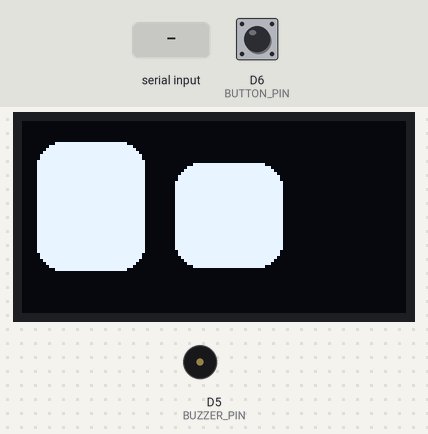
Simulated run of this program. Board: ESP8266 (NodeMCU). Shown: 128×64 one-colour display, buzzer (waves = sounding). The inputs (shaded band) are chosen by the test bench; at power-on: D6 (BUTTON_PIN) HIGH. Random numbers use the default seed unless the program sets one; what the program prints to the serial monitor is not drawn.

Above: at 11.4 s.
11.5 s: D6 (BUTTON_PIN) pulled LOW for 0.15 s
At 11.94 s:
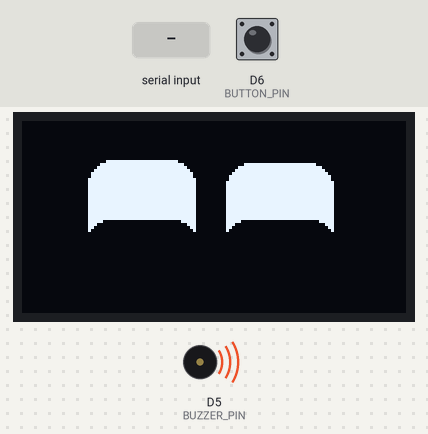
12.2 s: "90,45\n" received over Serial
At 13.26 s:
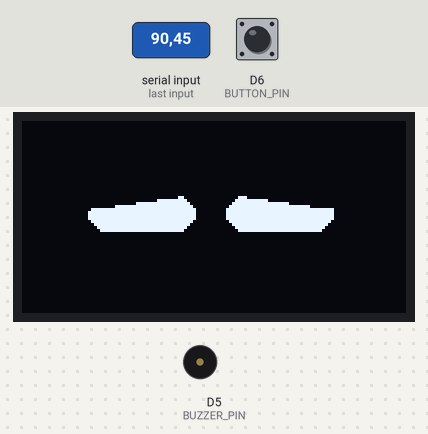
13.8 s: D6 (BUTTON_PIN) pulled LOW for 1 s
At 14.6 s:
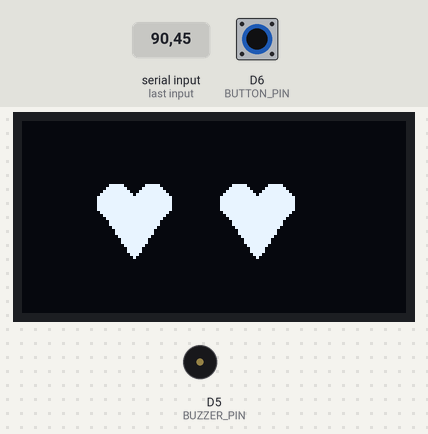
16.3 s: "30,150\n" received over Serial
At 17.6 s:
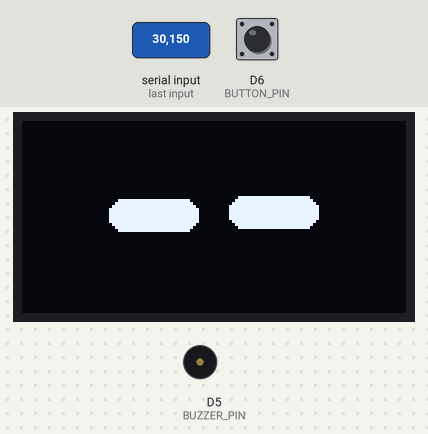
19.3 s: "200\n" received over Serial
At 20.9 s:
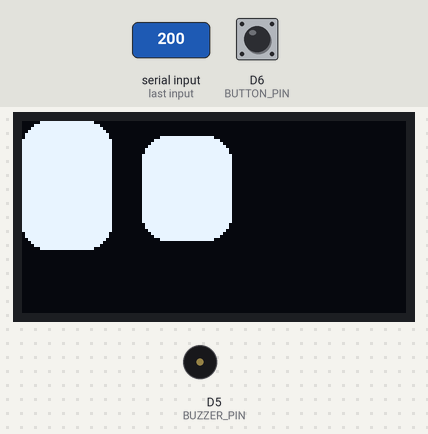
21.1 s: "a90\n" received over Serial
At 22.4 s:
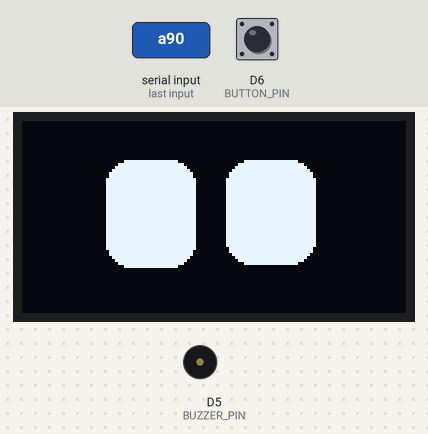
Timing chart, 0 to 24.1 s (numbered marks = the images above; inputs shaded):
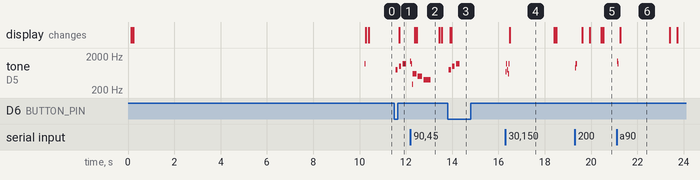

Measured:
- after the input at 11.5 s, tone on D5 (BUZZER_PIN): plays 800 Hz for 0.10 s, 1000 Hz for 0.10 s, 1200 Hz for 0.16 s, starting after 0.05 s; the display: changes after 0.21 s (image 1)
- after the input at 12.2 s, tone on D5 (BUZZER_PIN): plays 1400 Hz for 0.03 s, 1200 Hz for 0.03 s, 300 Hz for 0.03 s, 600 Hz for 0.16 s, 500 Hz for 0.21 s, 400 Hz for 0.31 s, starting at once
- after the input at 13.8 s, tone on D5 (BUZZER_PIN): plays 800 Hz for 0.10 s, 1000 Hz for 0.10 s, 1200 Hz for 0.16 s, starting after 0.06 s; the display: first changes after 0.11 s (image 3 shows a later state)
- after the input at 16.3 s, tone on D5 (BUZZER_PIN): plays 700 Hz for 0.03 s, 1200 Hz for 0.03 s, 800 Hz for 0.03 s, 600 Hz for 0.03 s, 1200 Hz for 0.03 s, starting at once; the display: changes after 0.19 s (image 4)
- after the input at 19.3 s, tone on D5 (BUZZER_PIN): silent → 900 Hz at once, → 1200 Hz 0.03 s later, → silent 0.05 s later
- after the input at 21.1 s, tone on D5 (BUZZER_PIN): silent → 1400 Hz at once, → 1200 Hz 0.03 s later, → silent 0.03 s later
- what the display in image 2 shows lasts 0.9 s, from 12.5 s to 13.4 s

The program:

main.cpp
```cpp
// ━━━━━━━━━━━━━━━━━━━━━━━━━━━━━━━━━━━━━━
// 🤖 EXPRESSIVE ROBOT EYE + SOUND SYSTEM
// ━━━━━━━━━━━━━━━━━━━━━━━━━━━━━━━━━━━━━━
// Using FluxGarage RoboEyes (smooth & cute!)
// + Custom BuzzerFX sound system
// Platform: Wemos D1 Mini (ESP8266)
// ━━━━━━━━━━━━━━━━━━━━━━━━━━━━━━━━━━━━━━

#include <Arduino.h>
#include <Wire.h>
#include <Adafruit_GFX.h>
#include <Adafruit_SSD1306.h>
#include "BuzzerFX.h"
#include "EyeAnimation.h"
#include "seeRam.h"

// ━━━━━━━━━━━━━━━━━━━━
// 🔧 HARDWARE CONFIG
// ━━━━━━━━━━━━━━━━━━━━
#define SCREEN_WIDTH 128
#define SCREEN_HEIGHT 64
#define OLED_RESET -1
#define BUZZER_PIN D5
#define BUTTON_PIN D6

// ━━━━━━━━━━━━━━━━━━━━
// 🎯 OBJECTS
// ━━━━━━━━━━━━━━━━━━━━
Adafruit_SSD1306 display(SCREEN_WIDTH, SCREEN_HEIGHT, &Wire, OLED_RESET);
BuzzerFX buzzer(BUZZER_PIN);
EyeAnimation eyes(&display, &buzzer);
SeeRam ramMonitor;

// ━━━━━━━━━━━━━━━━━━━━
// 🎮 BUTTON CONTROL
// ━━━━━━━━━━━━━━━━━━━━
bool lastButtonState = HIGH;
bool buttonState = HIGH;
unsigned long lastDebounceTime = 0;
unsigned long debounceDelay = 50;
uint8_t currentExpressionIdx = 0;

// ━━━━━━━━━━━━━━━━━━━━
// 🎬 DEMO SEQUENCE
// ━━━━━━━━━━━━━━━━━━━━
struct DemoExpr {
  void (*func)();
  const char* name;
  uint16_t duration;
};

DemoExpr demoSeq[] = {
  {[](){ eyes.expr_idle(); },       "😐 Idle",         2000},
  {[](){ eyes.expr_happy(); },      "😊 Happy",        2000},
  {[](){ eyes.expr_laugh(); },      "😂 Laugh",        2000},
  {[](){ eyes.expr_thinking(); },   "🤔 Thinking",     2500},
  {[](){ eyes.expr_cool(); },       "😎 Cool",         2000},
  {[](){ eyes.expr_sleepy(); },     "😴 Sleepy",       2000},
  {[](){ eyes.expr_love(); },       "😍 Love",         2000},
  {[](){ eyes.expr_wink(); },       "😉 Wink",         1500},
  {[](){ eyes.expr_shock(); },      "😱 Shock",        1500},
  {[](){ eyes.expr_angry(); },      "😡 Angry",        2000},
  {[](){ eyes.expr_sad(); },        "😢 Sad",          2000},
  {[](){ eyes.expr_confused(); },   "😕 Confused",     2000},
  {[](){ eyes.expr_dizzy(); },      "😵 Dizzy",        2000},
  {[](){ eyes.expr_clown(); },      "🤡 Clown",        2000},
  {[](){ eyes.expr_bored(); },      "😑 Bored",        2500},
  {[](){ eyes.expr_stone(); },      "🗿 Stone Mode",   3000}
};

const uint8_t DEMO_COUNT = sizeof(demoSeq) / sizeof(DemoExpr);
uint8_t demoIdx = 0;
unsigned long demoTimer = 0;
bool autoMode = false;  // Start in manual button mode

// ━━━━━━━━━━━━━━━━━━━━
// 🚀 SETUP
// ━━━━━━━━━━━━━━━━━━━━
void setup() {
  Serial.begin(115200);
  delay(100);

  Serial.println(F("\n\n╔═══════════════════════════════════════════╗"));
  Serial.println(F("║  🤖 EXPRESSIVE ROBOT EYE SYSTEM v3.0     ║"));
  Serial.println(F("║  🎨 FluxGarage RoboEyes + BuzzerFX       ║"));
  Serial.println(F("║  ✨ Smooth & Cute Animations + Sound     ║"));
  Serial.println(F("╚═══════════════════════════════════════════╝\n"));

  // RAM/ROM status
  ramMonitor.logBoot();

  // Initialize button
  pinMode(BUTTON_PIN, INPUT_PULLUP);

  // Initialize OLED
  if (!display.begin(SSD1306_SWITCHCAPVCC, 0x3C)) {
    Serial.println(F("❌ SSD1306 failed!"));
    while (1);
  }

  display.clearDisplay();
  display.display();

  // Show RAM/ROM percentages on OLED briefly
  ramMonitor.drawBootStats(&display);
  delay(10000);

  // Initialize systems
  buzzer.begin();
  eyes.begin();

  // Start with idle
  eyes.expr_idle();
  demoTimer = millis();

  Serial.println(F("✅ System ready!"));
  Serial.println(F("🎮 Button at D6 - Press to cycle expressions"));
  Serial.println(F("📺 Send 'a' via serial for auto-demo mode\n"));
}

// ━━━━━━━━━━━━━━━━━━━━
// 🔄 MAIN LOOP
// ━━━━━━━━━━━━━━━━━━━━
void loop() {
  unsigned long currentTime = millis();

  // Update animation (non-blocking)
  eyes.update();

  // Update buzzer (non-blocking)
  buzzer.update();

  // ━━━━━━━━━━━━━━━━━━━━
  // 🎮 BUTTON CONTROL
  // ━━━━━━━━━━━━━━━━━━━━
  bool buttonReading = digitalRead(BUTTON_PIN);

  // Detect button state change (for debouncing)
  if (buttonReading != lastButtonState) {
    lastDebounceTime = currentTime;

    // Debug output
    Serial.print(F("🔘 Button state: "));
    Serial.println(buttonReading == LOW ? F("PRESSED") : F("RELEASED"));
  }

  // Update last button state
  lastButtonState = buttonReading;

  // Check if debounce time has passed and state is stable
  if ((currentTime - lastDebounceTime) > debounceDelay) {
    // If button state has changed from the stable state
    if (buttonReading != buttonState) {
      buttonState = buttonReading;

      // Button was just pressed (stable LOW state after debounce)
      if (buttonState == LOW) {
        // Cycle to next expression
        currentExpressionIdx = (currentExpressionIdx + 1) % DEMO_COUNT;

        Serial.print(F("🎮 Button Press: "));
        Serial.println(demoSeq[currentExpressionIdx].name);

        demoSeq[currentExpressionIdx].func();
        autoMode = false;  // Exit auto mode when button pressed
      }
    }
  }

  // ━━━━━━━━━━━━━━━━━━━━
  // 📺 SERIAL CONTROL
  // ━━━━━━━━━━━━━━━━━━━━
  if (Serial.available()) {
    char cmd = Serial.read();

    if (cmd == 'a' || cmd == 'A') {
      autoMode = !autoMode;
      Serial.print(F("🔄 Auto-demo mode: "));
      Serial.println(autoMode ? F("ON") : F("OFF"));
      demoTimer = currentTime;
    }
    else if (cmd >= '0' && cmd <= '9') {
      int idx = cmd - '0';
      if (idx < DEMO_COUNT) {
        currentExpressionIdx = idx;
        Serial.print(F("⌨️  Serial: "));
        Serial.println(demoSeq[idx].name);
        demoSeq[idx].func();
        autoMode = false;
      }
    }
  }

  // ━━━━━━━━━━━━━━━━━━━━
  // 🎬 AUTO-DEMO SEQUENCE
  // ━━━━━━━━━━━━━━━━━━━━
  if (autoMode) {
    if (currentTime - demoTimer >= demoSeq[demoIdx].duration) {
      demoIdx = (demoIdx + 1) % DEMO_COUNT;

      Serial.print(F("🎭 Auto: "));
      Serial.println(demoSeq[demoIdx].name);

      demoSeq[demoIdx].func();
      demoTimer = currentTime;
    }
  }
}
```

BuzzerFX.cpp
```cpp
#include "BuzzerFX.h"

// Pattern definitions (frequency in Hz, duration in ms)

const BuzzerNote BuzzerFX::PATTERN_TICK[] = {
  {1200, 20}
};

const BuzzerNote BuzzerFX::PATTERN_HAPPY[] = {
  {800, 100},
  {0, 30},
  {1000, 100},
  {0, 30},
  {1200, 150}
};

const BuzzerNote BuzzerFX::PATTERN_LAUGH[] = {
  {900, 80},
  {0, 30},
  {950, 80},
  {0, 30},
  {1000, 80},
  {0, 30},
  {1050, 100}
};

const BuzzerNote BuzzerFX::PATTERN_SAD[] = {
  {600, 150},
  {0, 50},
  {500, 200},
  {0, 50},
  {400, 300}
};

const BuzzerNote BuzzerFX::PATTERN_ANGRY[] = {
  {1400, 60},
  {0, 20},
  {1500, 60},
  {0, 20},
  {1400, 60},
  {0, 20},
  {1600, 100}
};

const BuzzerNote BuzzerFX::PATTERN_THINKING[] = {
  {700, 40},
  {0, 200},
  {720, 40},
  {0, 200},
  {740, 40}
};

const BuzzerNote BuzzerFX::PATTERN_COOL[] = {
  {300, 400}
};

const BuzzerNote BuzzerFX::PATTERN_SHOCK[] = {
  {2000, 50},
  {0, 30},
  {1800, 50},
  {0, 30},
  {2200, 70}
};

const BuzzerNote BuzzerFX::PATTERN_CLOWN[] = {
  {800, 80},
  {0, 40},
  {1200, 80},
  {0, 40},
  {700, 80},
  {0, 40},
  {1400, 100}
};

const BuzzerNote BuzzerFX::PATTERN_SCAN[] = {
  {1000, 50},
  {0, 100},
  {1100, 50},
  {0, 100},
  {1200, 50}
};

const BuzzerNote BuzzerFX::PATTERN_POWER[] = {
  {1200, 100},
  {1400, 100},
  {1600, 100},
  {1800, 100},
  {2000, 150}
};

BuzzerFX::BuzzerFX(uint8_t buzzerPin) {
  pin = buzzerPin;
  playing = false;
  enabled = true;
  currentPattern = nullptr;
  patternLength = 0;
  currentNote = 0;
  noteStartTime = 0;
}

void BuzzerFX::begin() {
  pinMode(pin, OUTPUT);
  stopNote();
}

void BuzzerFX::update() {
  if (!playing || !enabled || currentPattern == nullptr) {
    return;
  }

  unsigned long currentTime = millis();

  // Check if current note finished
  if (currentTime - noteStartTime >= currentPattern[currentNote].duration) {
    currentNote++;

    // Check if pattern finished
    if (currentNote >= patternLength) {
      stop();
      return;
    }

    // Play next note
    noteStartTime = currentTime;
    uint16_t freq = currentPattern[currentNote].frequency;

    if (freq > 0) {
      playNote(freq);
    } else {
      stopNote();
    }
  }
}

void BuzzerFX::play(SoundPattern pattern) {
  if (!enabled) return;

  stop();  // Stop any current sound

  switch (pattern) {
    case SOUND_TICK:
      playPattern(PATTERN_TICK, sizeof(PATTERN_TICK) / sizeof(BuzzerNote));
      break;
    case SOUND_HAPPY:
      playPattern(PATTERN_HAPPY, sizeof(PATTERN_HAPPY) / sizeof(BuzzerNote));
      break;
    case SOUND_LAUGH:
      playPattern(PATTERN_LAUGH, sizeof(PATTERN_LAUGH) / sizeof(BuzzerNote));
      break;
    case SOUND_SAD:
      playPattern(PATTERN_SAD, sizeof(PATTERN_SAD) / sizeof(BuzzerNote));
      break;
    case SOUND_ANGRY:
      playPattern(PATTERN_ANGRY, sizeof(PATTERN_ANGRY) / sizeof(BuzzerNote));
      break;
    case SOUND_THINKING:
      playPattern(PATTERN_THINKING, sizeof(PATTERN_THINKING) / sizeof(BuzzerNote));
      break;
    case SOUND_COOL:
      playPattern(PATTERN_COOL, sizeof(PATTERN_COOL) / sizeof(BuzzerNote));
      break;
    case SOUND_SHOCK:
      playPattern(PATTERN_SHOCK, sizeof(PATTERN_SHOCK) / sizeof(BuzzerNote));
      break;
    case SOUND_CLOWN:
      playPattern(PATTERN_CLOWN, sizeof(PATTERN_CLOWN) / sizeof(BuzzerNote));
      break;
    case SOUND_SCAN:
      playPattern(PATTERN_SCAN, sizeof(PATTERN_SCAN) / sizeof(BuzzerNote));
      break;
    case SOUND_POWER:
      playPattern(PATTERN_POWER, sizeof(PATTERN_POWER) / sizeof(BuzzerNote));
      break;
    default:
      break;
  }
}

void BuzzerFX::stop() {
  playing = false;
  currentPattern = nullptr;
  patternLength = 0;
  currentNote = 0;
  stopNote();
}

void BuzzerFX::mute() {
  enabled = false;
  stop();
}

void BuzzerFX::unmute() {
  enabled = true;
}

bool BuzzerFX::isPlaying() {
  return playing;
}

void BuzzerFX::playPattern(const BuzzerNote* pattern, uint8_t length) {
  if (length == 0 || pattern == nullptr) return;

  currentPattern = pattern;
  patternLength = length;
  currentNote = 0;
  noteStartTime = millis();
  playing = true;

  // Play first note
  uint16_t freq = pattern[0].frequency;
  if (freq > 0) {
    playNote(freq);
  } else {
    stopNote();
  }
}

void BuzzerFX::playNote(uint16_t frequency) {
  tone(pin, frequency);
}

void BuzzerFX::stopNote() {
  noTone(pin);
}
```

BuzzerFX.h
```cpp
#ifndef BUZZER_FX_H
#define BUZZER_FX_H

#include <Arduino.h>

// Buzzer pattern structure
struct BuzzerNote {
  uint16_t frequency;  // Hz (0 = silence)
  uint16_t duration;   // milliseconds
};

// Predefined sound patterns
enum SoundPattern {
  SOUND_NONE,
  SOUND_TICK,           // Subtle tick
  SOUND_HAPPY,          // Ascending beep
  SOUND_LAUGH,          // Rapid beeps
  SOUND_SAD,            // Descending tone
  SOUND_ANGRY,          // Harsh beeps
  SOUND_THINKING,       // Soft ticks
  SOUND_COOL,           // Low slow beep
  SOUND_SHOCK,          // Glitch beep
  SOUND_CLOWN,          // Silly beeps
  SOUND_SCAN,           // Scan ticks
  SOUND_POWER           // Energetic buzz
};

class BuzzerFX {
private:
  uint8_t pin;

  // Current pattern state
  const BuzzerNote* currentPattern;
  uint8_t patternLength;
  uint8_t currentNote;
  unsigned long noteStartTime;
  bool playing;
  bool enabled;  // Global mute

  // Pattern definitions
  static const BuzzerNote PATTERN_TICK[];
  static const BuzzerNote PATTERN_HAPPY[];
  static const BuzzerNote PATTERN_LAUGH[];
  static const BuzzerNote PATTERN_SAD[];
  static const BuzzerNote PATTERN_ANGRY[];
  static const BuzzerNote PATTERN_THINKING[];
  static const BuzzerNote PATTERN_COOL[];
  static const BuzzerNote PATTERN_SHOCK[];
  static const BuzzerNote PATTERN_CLOWN[];
  static const BuzzerNote PATTERN_SCAN[];
  static const BuzzerNote PATTERN_POWER[];

public:
  BuzzerFX(uint8_t buzzerPin);

  void begin();
  void update();  // Call in loop()

  void play(SoundPattern pattern);
  void stop();
  void mute();
  void unmute();
  bool isPlaying();

private:
  void playPattern(const BuzzerNote* pattern, uint8_t length);
  void playNote(uint16_t frequency);
  void stopNote();
};

#endif
```

EyeAnimation.h
```cpp
// ━━━━━━━━━━━━━━━━━━━━━━━━━━━━━━━━━━━━━━
// 🎨 EYE ANIMATION ENGINE
// ━━━━━━━━━━━━━━━━━━━━━━━━━━━━━━━━━━━━━━
// Using FluxGarage RoboEyes smooth animation
// Non-blocking, state-machine based
// ━━━━━━━━━━━━━━━━━━━━━━━━━━━━━━━━━━━━━━

#ifndef EYEANIMATION_H
#define EYEANIMATION_H

#include <Arduino.h>
#include <Adafruit_GFX.h>
#include <Adafruit_SSD1306.h>
#include "BuzzerFX.h"

// ━━━━━━━━━━━━━━━━━━━━
// 🎭 MOOD CONSTANTS
// ━━━━━━━━━━━━━━━━━━━━
#define DEFAULT 0
#define TIRED 1
#define ANGRY 2
#define HAPPY 3

class EyeAnimation {
private:
  Adafruit_SSD1306* display;
  BuzzerFX* buzzer;

  // Display colors
  uint8_t BGCOLOR = 0;
  uint8_t MAINCOLOR = 1;

  // Screen dimensions
  int screenWidth = 128;
  int screenHeight = 64;
  int frameInterval = 20;
  unsigned long fpsTimer = 0;

  // Eye geometry
  int eyeLwidthCurrent = 36;
  int eyeLheightCurrent = 1;
  int eyeLwidthNext = 36;
  int eyeLheightNext = 36;
  int eyeLx, eyeLy, eyeLxNext, eyeLyNext;
  byte eyeLborderRadiusCurrent = 8;
  byte eyeLborderRadiusNext = 8;

  int eyeRwidthCurrent = 36;
  int eyeRheightCurrent = 1;
  int eyeRwidthNext = 36;
  int eyeRheightNext = 36;
  int eyeRx, eyeRy, eyeRxNext, eyeRyNext;
  byte eyeRborderRadiusCurrent = 8;
  byte eyeRborderRadiusNext = 8;

  int spaceBetweenCurrent = 10;
  int spaceBetweenNext = 10;

  // Mood control
  bool tired = 0;
  bool angry = 0;
  bool happy = 0;
  bool curious = 1;
  bool eyeL_open = 1;
  bool eyeR_open = 1;

  // Animations
  bool autoblinker = 1;
  int blinkInterval = 3;
  int blinkIntervalVariation = 2;
  unsigned long blinktimer = 0;

  bool idle = 1;
  int idleInterval = 2;
  int idleIntervalVariation = 2;
  unsigned long idleAnimationTimer = 0;

  bool confused = 0;
  unsigned long confusedAnimationTimer = 0;
  int confusedAnimationDuration = 500;
  bool confusedToggle = 1;

  bool laugh = 0;
  unsigned long laughAnimationTimer = 0;
  int laughAnimationDuration = 500;
  bool laughToggle = 1;

  // Eyelid variables
  byte eyelidsTiredHeight = 0;
  byte eyelidsTiredHeightNext = 0;
  byte eyelidsAngryHeight = 0;
  byte eyelidsAngryHeightNext = 0;
  byte eyelidsHappyBottomOffset = 0;
  byte eyelidsHappyBottomOffsetNext = 0;
  int eyeLheightOffset = 0;
  int eyeRheightOffset = 0;

  // Flicker
  bool hFlicker = 0;
  bool hFlickerAlternate = 0;
  byte hFlickerAmplitude = 2;

  bool vFlicker = 0;
  bool vFlickerAlternate = 0;
  byte vFlickerAmplitude = 10;

  // Love mode
  bool loveMode = 0;

  // Stone mode
  bool stoneMode = 0;

  // ━━━━━━━━━━━━━━━━━━━━
  // 🔧 PRIVATE HELPERS
  // ━━━━━━━━━━━━━━━━━━━━
  int getScreenConstraint_X();
  int getScreenConstraint_Y();
  void setMood(unsigned char mood);
  void setPosition(unsigned char position);
  void close();
  void open();
  void blink();
  void wink();
  void anim_confused();
  void anim_laugh();
  void drawEyes();
  void drawHeart(int x, int y, int size);
  void drawStone();

public:
  EyeAnimation(Adafruit_SSD1306* disp, BuzzerFX* buz);
  void begin();
  void update();

  // ━━━━━━━━━━━━━━━━━━━━
  // 🎭 EXPRESSION FUNCTIONS
  // ━━━━━━━━━━━━━━━━━━━━
  void expr_idle();
  void expr_happy();
  void expr_laugh();
  void expr_sad();
  void expr_angry();
  void expr_thinking();
  void expr_cool();
  void expr_shock();
  void expr_confused();
  void expr_clown();
  void expr_stone();
  void expr_normal();
  void expr_sleepy();
  void expr_love();
  void expr_wink();
  void expr_dizzy();
  void expr_bored();
};

#endif
```

seeRam.cpp
```cpp
// ━━━━━━━━━━━━━━━━━━━━━━━━━━━━━━━━━━━━━━
// 💾 RAM/ROM MONITOR IMPLEMENTATION
// ━━━━━━━━━━━━━━━━━━━━━━━━━━━━━━━━━━━━━━

#include "seeRam.h"
#include <ESP.h>
#include <Adafruit_SSD1306.h>

void SeeRam::logBoot() {
  Serial.println(F("\n[RAM/ROM CHECK]"));
  Serial.print(F("Free Heap: ")); Serial.print(ESP.getFreeHeap()); Serial.println(F(" bytes"));
  Serial.print(F("Max Contiguous Heap: ")); Serial.print(ESP.getMaxFreeBlockSize()); Serial.println(F(" bytes"));
  Serial.print(F("Sketch Size: ")); Serial.print(ESP.getSketchSize()); Serial.println(F(" bytes"));
  Serial.print(F("Free Sketch Space: ")); Serial.print(ESP.getFreeSketchSpace()); Serial.println(F(" bytes"));
  Serial.print(F("Flash Chip Size: ")); Serial.print(ESP.getFlashChipSize()); Serial.println(F(" bytes"));
  Serial.println();
}

void SeeRam::drawBootStats(Adafruit_SSD1306* display) {
  if (!display) return;

  // Gather stats
  uint32_t freeHeap = ESP.getFreeHeap();
  uint32_t maxBlock = ESP.getMaxFreeBlockSize();
  uint32_t flashSize = ESP.getFlashChipSize();
  uint32_t sketchSize = ESP.getSketchSize();
  uint32_t freeSketch = ESP.getFreeSketchSpace();
  int heapFrag = ESP.getHeapFragmentation(); // percent

  // Derived values (fixed heap total for ESP8266 Wemos D1 Mini)
  const uint32_t heapTotal = 81920UL; // bytes
  uint32_t heapUsed = (freeHeap <= heapTotal) ? (heapTotal - freeHeap) : 0;
  uint32_t flashUsed = sketchSize;

  auto pct10 = [](uint32_t used, uint32_t total) -> uint16_t {
    if (total == 0) return 0;
    // tenths of a percent to avoid float
    return (uint16_t)((used * 1000UL) / total);
  };

  uint16_t heapPct10 = pct10(heapUsed, heapTotal);   // e.g. 362 -> 36.2%
  uint16_t flashPct10 = pct10(flashUsed, flashSize); // e.g. 281 -> 28.1%

  auto drawBar = [&](int16_t x, int16_t y, uint16_t pctTenths) {
    if (pctTenths > 1000) pctTenths = 1000;
    const int16_t w = 96;
    const int16_t h = 10;
    display->drawRect(x, y, w, h, WHITE);
    int16_t fill = (pctTenths * (w - 4)) / 1000;
    display->fillRect(x + 2, y + 2, fill, h - 4, WHITE);
  };

  // Render compact view on OLED
  display->clearDisplay();
  display->setTextColor(WHITE);
  display->setTextSize(1);

  display->setCursor(0, 0);
  display->println(F("Resource Monitor"));

  // RAM row (percent + bar only)
  display->setCursor(0, 14);
  display->print(F("RAM "));
  display->print(heapPct10 / 10); display->print(F(".")); display->print(heapPct10 % 10); display->println(F("%"));
  drawBar(0, 24, heapPct10);

  // Flash row (percent + bar only)
  display->setCursor(0, 44);
  display->print(F("Flash "));
  display->print(flashPct10 / 10); display->print(F(".")); display->print(flashPct10 % 10); display->println(F("%"));
  drawBar(0, 54, flashPct10);

  display->display();
}
```

Source omitted: EyeAnimation.cpp (19035 bytes), seeRam.h (264 bytes)
